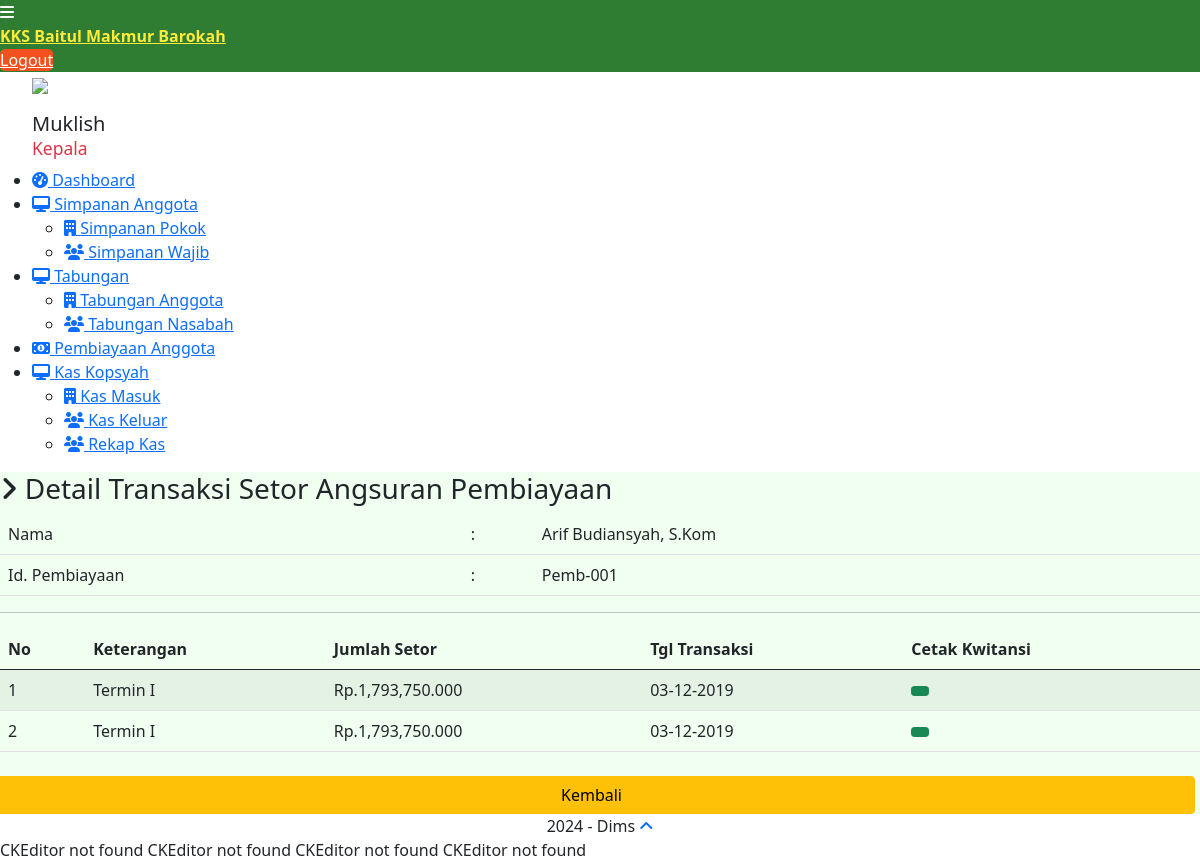
/admin/dashboard/index.php?page=pembiayaan_anggota&action=detail_transaksi&id_pembiayaan=Pemb-001 (signed in), run on the app's committed database.
### tables this page shows
CREATE TABLE `anggota` (
  `id_anggota` varchar(20) NOT NULL,
  `nama_lengkap` varchar(100) NOT NULL,
  `nama_panggilan` varchar(50) NOT NULL,
  `nik` varchar(20) NOT NULL,
  `alamat` text NOT NULL,
  `telp_rumah` varchar(20) NOT NULL,
  `no_hp` varchar(20) NOT NULL,
  `pekerjaan` varchar(150) NOT NULL,
  `jenis_kelamin` enum('Perempuan','Laki-laki') NOT NULL,
  `status_kawin` enum('Belum Menikah','Menikah','Janda','Duda') NOT NULL,
  `email_anggota` varchar(120) NOT NULL,
  `username` varchar(120) NOT NULL,
  `pass_anggota` varchar(110) NOT NULL,
  `tgl_daftar` date NOT NULL
);

CREATE TABLE `pembiayaan_anggota` (
  `id_pembiayaan` varchar(20) NOT NULL,
  `id_anggota` varchar(20) NOT NULL,
  `id_produk` int(11) NOT NULL,
  `jumlah_pembiayaan` decimal(10,3) NOT NULL,
  `tgl_pembiayaan` date NOT NULL,
  `jangka_waktu` int(11) NOT NULL,
  `bayar_perbulan` decimal(10,3) NOT NULL,
  `total_bayar` decimal(10,3) NOT NULL,
  `tgl_selesai` date NOT NULL,
  `status_pembiayaan` enum('Belum Lunas','Lunas') NOT NULL
);

CREATE TABLE `tr_pembiayaan_anggota` (
  `id_tr_pembiayaan` int(11) NOT NULL,
  `id_pembiayaan` varchar(20) NOT NULL,
  `id_anggota` varchar(20) NOT NULL,
  `setor_bayar` decimal(10,3) NOT NULL,
  `keterangan_setor` text NOT NULL,
  `tgl_bayar` date NOT NULL
);

### admin/config/config.php (called while the page is built, shortened)
<?php
function base_url($url = null){
	$base_url = "http://kksbaitulmakmur.site/admin";
	if($url != null){
		return $base_url."/".$url;
	}else{
		return $base_url;
	}
}
?>

### admin/dashboard/pembiayaan_anggota/detail_transaksi.php (the view, shortened to what this page needs)
<?php
$id_pembiayaan=mysqli_real_escape_string($con,$_GET['id_pembiayaan']);
$sql=mysqli_query($con,"select * from tr_pembiayaan_anggota a inner join pembiayaan_anggota b on a.id_pembiayaan = b.id_pembiayaan inner join anggota c on b.id_anggota = c.id_anggota where a.id_pembiayaan = '$id_pembiayaan'") or die (mysqli_error($con));
$data=mysqli_fetch_array($sql);
?>
<h3><i class="fa fa-angle-right"></i> Detail Transaksi Setor Angsuran Pembiayaan</h3>
<table class="table">
	<tr>
		<td>Nama </td>
		<td>:</td>
		<td><?php echo $data['nama_lengkap'] ?></td>
	</tr>
	<tr>
		<td>Id. Pembiayaan</td>
		<td>:</td>
		<td><?php echo $data['id_pembiayaan'] ?></td>
	</tr>
</table>
<hr>
	<div class="row mt">
		<div class="col-lg-12">
        	<table class="table table-striped" id="Datatables">
        		<thead>
        			<tr>
        				<th>No</th>
                                        <th>Keterangan</th>
                                        <th class="text-right">Jumlah Setor</th>
        				<th>Tgl Transaksi</th>
                                        <th>Cetak Kwitansi</th>
        			</tr>
        		</thead>
        		<tbody>
        			<?php
        			$no = 1;
                                $username = $_SESSION['username'];
        			$sql=mysqli_query($con,"select * from tr_pembiayaan_anggota a inner join pembiayaan_anggota b on a.id_pembiayaan = b.id_pembiayaan where a.id_pembiayaan = '$id_pembiayaan' ORDER BY tgl_bayar DESC ") or die (mysqli_error($con));
        			while($data = mysqli_fetch_array($sql)){
        			 ?>
        			<tr>
        				<td><?php echo $no++ ?></td>
                                        <td><?php echo $data['keterangan_setor'] ?></td>
                                        <td class="text-right"><?php echo 'Rp.'. number_format($data['setor_bayar'],3) ?></td>
        				<td><?php echo date('d-m-Y', strtotime($data['tgl_bayar'])) ?></td>
                                        <td><a class="btn btn-success btn-sm" href="<?php echo base_url() ?>/dashboard/pembiayaan_anggota/kwitansi.php?id=<?php echo $data['id_tr_pembiayaan'] ?>&admin=<?php echo $username ?>&id_pembiayaan=<?php echo $data['id_pembiayaan'] ?>" target="_blank"><i class="glyphicon glyphicon-print"></i></a></td>
        			</tr>
        			<?php } ?>
        		</tbody>
        	</table>
		</div>
	</div>
	<div class="row mt-2 text-right" style="margin-right: 5px;">
		<a href="?page=pembiayaan_anggota&action=detail&id_pembiayaan=<?php echo $id_pembiayaan;?>" class="btn btn-warning">Kembali</a>
	</div>

### data on the page
anggota: nama_lengkap "Arif Budiansyah, S.Kom"
pembiayaan_anggota: id_pembiayaan "Pemb-001"
tr_pembiayaan_anggota: keterangan_setor "Termin I", setor_bayar "1,793,750.000", tgl_bayar "03-12-2019"
tr_pembiayaan_anggota: keterangan_setor "Termin I", setor_bayar "1,793,750.000", tgl_bayar "03-12-2019"

### other printed values
$_SESSION['nama_admin'] "Muklish"
$_SESSION['level_admin'] "Kepala"
